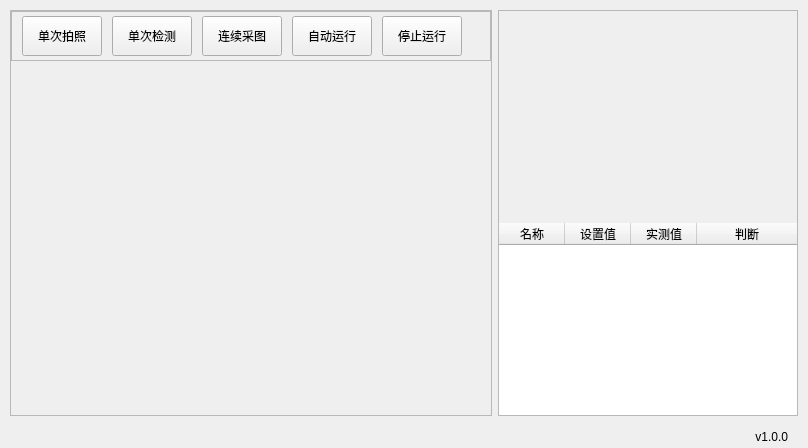
           <widget class="QFrame" name="contentBottom">
            <property name="frameShape">
             <enum>QFrame::Shape::NoFrame</enum>
            </property>
            <property name="frameShadow">
             <enum>QFrame::Shadow::Raised</enum>
            </property>
            <layout class="QVBoxLayout" name="verticalLayout_6">
             <property name="spacing">
              <number>0</number>
             </property>
             <property name="leftMargin">
              <number>0</number>
             </property>
             <property name="topMargin">
              <number>0</number>
             </property>
             <property name="rightMargin">
              <number>0</number>
             </property>
             <property name="bottomMargin">
              <number>0</number>
             </property>
             <item>
              <widget class="QFrame" name="content">
               <property name="frameShape">
                <enum>QFrame::Shape::NoFrame</enum>
               </property>
               <property name="frameShadow">
                <enum>QFrame::Shadow::Raised</enum>
               </property>
               <layout class="QHBoxLayout" name="horizontalLayout_4">
                <property name="spacing">
                 <number>0</number>
                </property>
                <property name="leftMargin">
                 <number>0</number>
                </property>
                <property name="topMargin">
                 <number>0</number>
                </property>
                <property name="rightMargin">
                 <number>0</number>
                </property>
                <property name="bottomMargin">
                 <number>0</number>
                </property>
                <item>
                 <widget class="QFrame" name="pagesContainer">
                  <property name="styleSheet">
                   <string notr="true"/>
                  </property>
                  <property name="frameShape">
                   <enum>QFrame::Shape::NoFrame</enum>
                  </property>
                  <property name="frameShadow">
                   <enum>QFrame::Shadow::Raised</enum>
                  </property>
                  <layout class="QVBoxLayout" name="verticalLayout_15">
                   <property name="spacing">
                    <number>0</number>
                   </property>
                   <property name="leftMargin">
                    <number>10</number>
                   </property>
                   <property name="topMargin">
                    <number>10</number>
                   </property>
                   <property name="rightMargin">
                    <number>10</number>
                   </property>
                   <property name="bottomMargin">
                    <number>10</number>
                   </property>
                   <item>
                    <widget class="QStackedWidget" name="stackedWidget">
                     <property name="currentIndex">
                      <number>0</number>
                     </property>
                     <widget class="QWidget" name="home">
                      <layout class="QHBoxLayout" name="horizontalLayout_6">
                       <property name="leftMargin">
                        <number>0</number>
                       </property>
                       <property name="topMargin">
                        <number>0</number>
                       </property>
                       <property name="rightMargin">
                        <number>0</number>
                       </property>
                       <property name="bottomMargin">
                        <number>0</number>
                       </property>
                       <item>
                        <widget class="QFrame" name="homeLeft">
                         <property name="frameShape">
                          <enum>QFrame::Shape::StyledPanel</enum>
                         </property>
                         <property name="frameShadow">
                          <enum>QFrame::Shadow::Raised</enum>
                         </property>
                         <layout class="QVBoxLayout" name="verticalLayout_21">
                          <property name="spacing">
                           <number>0</number>
                          </property>
                          <property name="leftMargin">
                           <number>0</number>
                          </property>
                          <property name="topMargin">
                           <number>0</number>
                          </property>
                          <property name="rightMargin">
                           <number>0</number>
                          </property>
                          <property name="bottomMargin">
                           <number>0</number>
                          </property>
                          <item>
                           <widget class="QFrame" name="homeToolBar">
                            <property name="minimumSize">
                             <size>
                              <width>440</width>
                              <height>50</height>
                             </size>
                            </property>
                            <property name="maximumSize">
                             <size>
                              <width>16777215</width>
                              <height>50</height>
                             </size>
                            </property>
                            <property name="frameShape">
                             <enum>QFrame::Shape::StyledPanel</enum>
                            </property>
                            <property name="frameShadow">
                             <enum>QFrame::Shadow::Raised</enum>
                            </property>
                            <layout class="QHBoxLayout" name="horizontalLayout_7">
                             <property name="spacing">
                              <number>10</number>
                             </property>
                             <property name="leftMargin">
                              <number>10</number>
                             </property>
                             <property name="topMargin">
                              <number>0</number>
                             </property>
                             <property name="rightMargin">
                              <number>10</number>
                             </property>
                             <property name="bottomMargin">
                              <number>0</number>
                             </property>
                             <item>
                              <widget class="QPushButton" name="btn_shot">
                               <property name="minimumSize">
                                <size>
                                 <width>0</width>
                                 <height>40</height>
                                </size>
                               </property>
                               <property name="maximumSize">
                                <size>
                                 <width>120</width>
                                 <height>16777215</height>
                                </size>
                               </property>
                               <property name="text">
                                <string>单次拍照</string>
                               </property>
                               <property name="checkable">
                                <bool>false</bool>
                               </property>
                               <property name="autoExclusive">
                                <bool>false</bool>
                               </property>
                               <attribute name="buttonGroup">
                                <string notr="true">buttonGroup</string>
                               </attribute>
                              </widget>
                             </item>
                             <item>
                              <widget class="QPushButton" name="btn_predict">
                               <property name="minimumSize">
                                <size>
                                 <width>0</width>
                                 <height>40</height>
                                </size>
                               </property>
                               <property name="maximumSize">
                                <size>
                                 <width>120</width>
                                 <height>16777215</height>
                                </size>
                               </property>
                               <property name="styleSheet">
                                <string notr="true"/>
                               </property>
                               <property name="text">
                                <string>单次检测</string>
                               </property>
                               <property name="checkable">
                                <bool>true</bool>
                               </property>
                               <property name="autoExclusive">
                                <bool>false</bool>
                               </property>
                               <attribute name="buttonGroup">
                                <string notr="true">buttonGroup</string>
                               </attribute>
                              </widget>
                             </item>
                             <item>
                              <widget class="QPushButton" name="btn_autoshot">
                               <property name="minimumSize">
                                <size>
                                 <width>0</width>
                                 <height>40</height>
                                </size>
                               </property>
                               <property name="maximumSize">
                                <size>
                                 <width>120</width>
                                 <height>16777215</height>
                                </size>
                               </property>
                               <property name="styleSheet">
                                <string notr="true"/>
                               </property>
                               <property name="text">
                                <string>连续采图</string>
                               </property>
                               <property name="checkable">
                                <bool>true</bool>
                               </property>
                               <property name="autoExclusive">
                                <bool>false</bool>
                               </property>
                               <attribute name="buttonGroup">
                                <string notr="true">buttonGroup</string>
                               </attribute>
                              </widget>
                             </item>
                             <item>
                              <widget class="QPushButton" name="btn_continue">
                               <property name="minimumSize">
                                <size>
                                 <width>0</width>
                                 <height>40</height>
                                </size>
                               </property>
                               <property name="maximumSize">
                                <size>
                                 <width>120</width>
                                 <height>16777215</height>
                                </size>
                               </property>
                               <property name="styleSheet">
                                <string notr="true"/>
                               </property>
                               <property name="text">
                                <string>自动运行</string>
                               </property>
                               <property name="checkable">
                                <bool>true</bool>
                               </property>
                               <property name="autoExclusive">
                                <bool>false</bool>
                               </property>
                               <attribute name="buttonGroup">
                                <string notr="true">buttonGroup</string>
                               </attribute>
                              </widget>
                             </item>
                             <item>
                              <widget class="QPushButton" name="btn_stop">
                               <property name="minimumSize">
                                <size>
                                 <width>0</width>
                                 <height>40</height>
                                </size>
                               </property>
                               <property name="maximumSize">
                                <size>
                                 <width>120</width>
                                 <height>16777215</height>
                                </size>
                               </property>
                               <property name="styleSheet">
                                <string notr="true"/>
                               </property>
                               <property name="text">
                                <string>停止运行</string>
                               </property>
                               <property name="checkable">
                                <bool>false</bool>
                               </property>
                               <property name="autoExclusive">
                                <bool>false</bool>
                               </property>
                              </widget>
                             </item>
                             <item>
                              <widget class="QLabel" name="label_status">
                               <property name="minimumSize">
                                <size>
                                 <width>0</width>
                                 <height>50</height>
                                </size>
                               </property>
                               <property name="maximumSize">
                                <size>
                                 <width>16777215</width>
                                 <height>50</height>
                                </size>
                               </property>
                               <property name="font">
                                <font>
                                 <family>Segoe UI</family>
                                 <pointsize>10</pointsize>
                                 <italic>false</italic>
                                 <bold>false</bold>
                                </font>
                               </property>
                               <property name="styleSheet">
                                <string notr="true"/>
                               </property>
                               <property name="text">
                                <string/>
                               </property>
                               <property name="alignment">
                                <set>Qt::AlignmentFlag::AlignCenter</set>
                               </property>
                              </widget>
                             </item>
                            </layout>
                            <zorder>btn_predict</zorder>
                            <zorder>btn_autoshot</zorder>
                            <zorder>btn_continue</zorder>
                            <zorder>btn_stop</zorder>
                            <zorder>btn_shot</zorder>
                            <zorder>label_status</zorder>
                           </widget>
                          </item>
                          <item>
                           <widget class="QLabel" name="image_view">
                            <property name="styleSheet">
                             <string notr="true"/>
                            </property>
                            <property name="text">
                             <string/>
                            </property>
                           </widget>
                          </item>
                         </layout>
                        </widget>
                       </item>
                       <item>
                        <widget class="QFrame" name="homeRight">
                         <property name="minimumSize">
                          <size>
                           <width>300</width>
                           <height>0</height>
                          </size>
                         </property>
                         <property name="maximumSize">
                          <size>
                           <width>300</width>
                           <height>16777215</height>
                          </size>
                         </property>
                         <property name="styleSheet">
                          <string notr="true"/>
                         </property>
                         <property name="frameShape">
                          <enum>QFrame::Shape::StyledPanel</enum>
                         </property>
                         <property name="frameShadow">
                          <enum>QFrame::Shadow::Raised</enum>
                         </property>
                         <layout class="QVBoxLayout" name="verticalLayout_22">
                          <property name="leftMargin">
                           <number>0</number>
                          </property>
                          <property name="topMargin">
                           <number>0</number>
                          </property>
                          <property name="rightMargin">
                           <number>0</number>
                          </property>
                          <property name="bottomMargin">
                           <number>0</number>
                          </property>
                          <item>
                           <widget class="QLabel" name="label_total">
                            <property name="minimumSize">
                             <size>
                              <width>0</width>
                              <height>50</height>
                             </size>
                            </property>
                            <property name="text">
                             <string/>
                            </property>
                            <property name="alignment">
                             <set>Qt::AlignmentFlag::AlignCenter</set>
                            </property>
                           </widget>
                          </item>
                          <item>
                           <widget class="QLabel" name="label_result">
                            <property name="minimumSize">
                             <size>
                              <width>0</width>
                              <height>150</height>
                             </size>
                            </property>
                            <property name="maximumSize">
                             <size>
                              <width>16777215</width>
                              <height>150</height>
                             </size>
                            </property>
                            <property name="styleSheet">
                             <string notr="true"/>
                            </property>
                            <property name="text">
                             <string/>
                            </property>
                            <property name="alignment">
                             <set>Qt::AlignmentFlag::AlignCenter</set>
                            </property>
                           </widget>
                          </item>
                          <item>
                           <widget class="QTableWidget" name="table_result">
                            <property name="frameShape">
                             <enum>QFrame::Shape::NoFrame</enum>
                            </property>
                            <property name="sizeAdjustPolicy">
                             <enum>QAbstractScrollArea::SizeAdjustPolicy::AdjustIgnored</enum>
                            </property>
                            <property name="editTriggers">
                             <set>QAbstractItemView::EditTrigger::NoEditTriggers</set>
                            </property>
                            <property name="tabKeyNavigation">
                             <bool>false</bool>
                            </property>
                            <property name="showDropIndicator" stdset="0">
                             <bool>false</bool>
                            </property>
                            <property name="dragDropOverwriteMode">
                             <bool>false</bool>
                            </property>
                            <property name="selectionBehavior">
                             <enum>QAbstractItemView::SelectionBehavior::SelectRows</enum>
                            </property>
                            <attribute name="horizontalHeaderCascadingSectionResizes">
                             <bool>true</bool>
                            </attribute>
                            <attribute name="horizontalHeaderDefaultSectionSize">
                             <number>66</number>
                            </attribute>
                            <attribute name="horizontalHeaderShowSortIndicator" stdset="0">
                             <bool>false</bool>
                            </attribute>
                            <attribute name="horizontalHeaderStretchLastSection">
                             <bool>true</bool>
                            </attribute>
                            <attribute name="verticalHeaderVisible">
                             <bool>false</bool>
                            </attribute>
                            <column>
                             <property name="text">
                              <string>名称</string>
                             </property>
                            </column>
                            <column>
                             <property name="text">
                              <string>设置值</string>
                             </property>
                            </column>
                            <column>
                             <property name="text">
                              <string>实测值</string>
                             </property>
                            </column>
                            <column>
                             <property name="text">
                              <string>判断</string>
                             </property>
                            </column>
                           </widget>
                          </item>
                         </layout>
                         <zorder>table_result</zorder>
                         <zorder>label_result</zorder>
                         <zorder>label_total</zorder>
                        </widget>
                       </item>
                      </layout>
                     </widget>
                     <widget class="QWidget" name="camera_setting">
                      <property name="styleSheet">
                       <string notr="true">b</string>
                      </property>
                      <layout class="QVBoxLayout" name="verticalLayout">
                       <property name="spacing">
                        <number>10</number>
                       </property>
                       <property name="leftMargin">
                        <number>10</number>
                       </property>
                       <property name="topMargin">
                        <number>10</number>
                       </property>
                       <property name="rightMargin">
                        <number>10</number>
                       </property>
                       <property name="bottomMargin">
                        <number>10</number>
                       </property>
                      </layout>
                     </widget>
                     <widget class="QWidget" name="model_setting">
                      <layout class="QVBoxLayout" name="verticalLayout_20"/>
                     </widget>
                     <widget class="QWidget" name="io_setting"/>
                    </widget>
                   </item>
                  </layout>
                 </widget>
                </item>
               </layout>
              </widget>
             </item>
             <item>
              <widget class="QFrame" name="bottomBar">
               <property name="minimumSize">
                <size>
                 <width>0</width>
                 <height>22</height>
                </size>
               </property>
               <property name="maximumSize">
                <size>
                 <width>16777215</width>
                 <height>22</height>
                </size>
               </property>
               <property name="frameShape">
                <enum>QFrame::Shape::NoFrame</enum>
               </property>
               <property name="frameShadow">
                <enum>QFrame::Shadow::Raised</enum>
               </property>
               <layout class="QHBoxLayout" name="horizontalLayout_5">
                <property name="spacing">
                 <number>0</number>
                </property>
                <property name="leftMargin">
                 <number>0</number>
                </property>
                <property name="topMargin">
                 <number>0</number>
                </property>
                <property name="rightMargin">
                 <number>0</number>
                </property>
                <property name="bottomMargin">
                 <number>0</number>
                </property>
                <item>
                 <widget class="QLabel" name="creditsLabel">
                  <property name="maximumSize">
                   <size>
                    <width>16777215</width>
                    <height>16</height>
                   </size>
                  </property>
                  <property name="font">
                   <font>
                    <family>Segoe UI</family>
                    <pointsize>-1</pointsize>
                    <italic>false</italic>
                    <bold>false</bold>
                   </font>
                  </property>
                  <property name="text">
                   <string/>
                  </property>
                  <property name="alignment">
                   <set>Qt::AlignmentFlag::AlignLeading|Qt::AlignmentFlag::AlignLeft|Qt::AlignmentFlag::AlignVCenter</set>
                  </property>
                 </widget>
                </item>
                <item>
                 <widget class="QLabel" name="version">
                  <property name="text">
                   <string>v1.0.0</string>
                  </property>
                  <property name="alignment">
                   <set>Qt::AlignmentFlag::AlignRight|Qt::AlignmentFlag::AlignTrailing|Qt::AlignmentFlag::AlignVCenter</set>
                  </property>
                 </widget>
                </item>
                <item>
                 <widget class="QFrame" name="frame_size_grip">
                  <property name="minimumSize">
                   <size>
                    <width>20</width>
                    <height>0</height>
                   </size>
                  </property>
                  <property name="maximumSize">
                   <size>
                    <width>20</width>
                    <height>16777215</height>
                   </size>
                  </property>
                  <property name="frameShape">
                   <enum>QFrame::Shape::NoFrame</enum>
                  </property>
                  <property name="frameShadow">
                   <enum>QFrame::Shadow::Raised</enum>
                  </property>
                 </widget>
                </item>
               </layout>
              </widget>
             </item>
            </layout>
           </widget>
